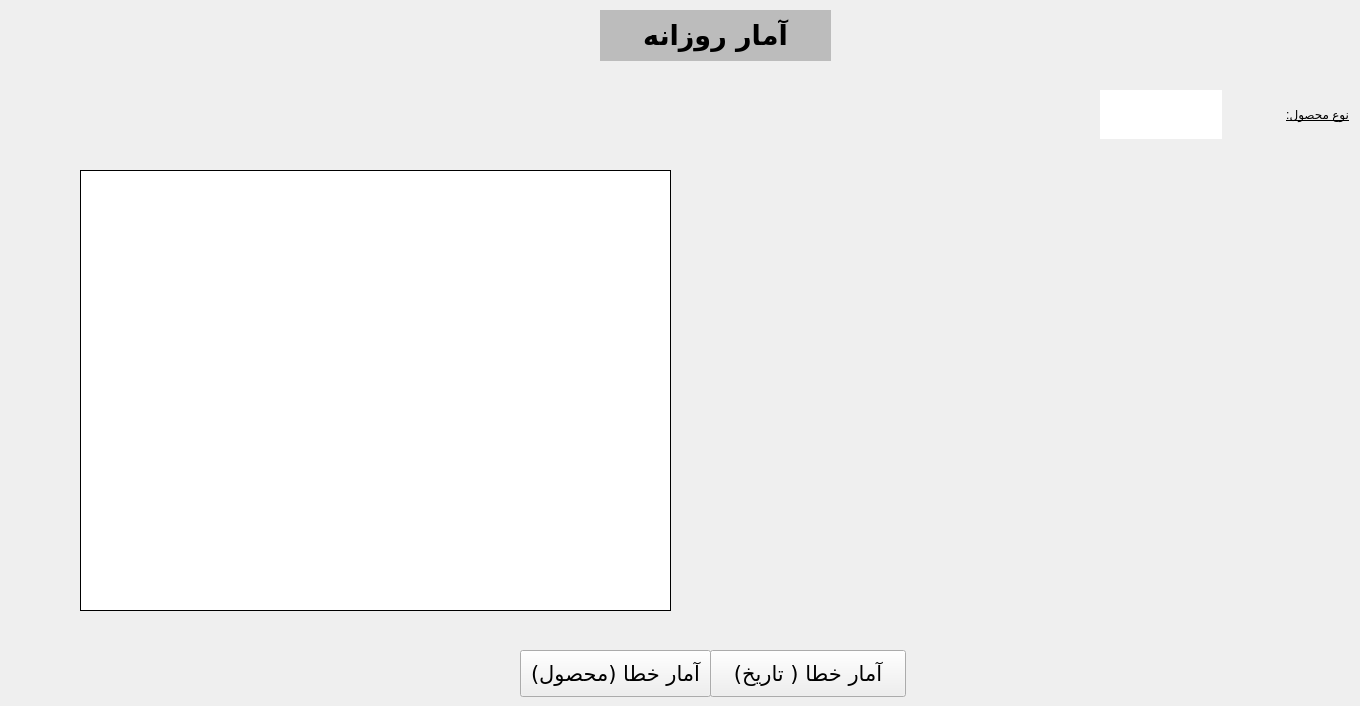
      <widget class="QWidget" name="tab_6">
       <attribute name="title">
        <string>Tab 1</string>
       </attribute>
       <widget class="PlotWidget" name="graphWidget" native="true">
        <property name="geometry">
         <rect>
          <x>80</x>
          <y>170</y>
          <width>591</width>
          <height>441</height>
         </rect>
        </property>
        <property name="styleSheet">
         <string notr="true">background-color: rgb(255, 255, 255);
border-style: outset;
border-width: 1px;
border-color: rgb(0, 0, 0);</string>
        </property>
       </widget>
       <widget class="QLabel" name="label_24">
        <property name="geometry">
         <rect>
          <x>600</x>
          <y>10</y>
          <width>231</width>
          <height>51</height>
         </rect>
        </property>
        <property name="font">
         <font>
          <family>B Mitra</family>
          <pointsize>20</pointsize>
          <weight>75</weight>
          <bold>true</bold>
         </font>
        </property>
        <property name="layoutDirection">
         <enum>Qt::LeftToRight</enum>
        </property>
        <property name="styleSheet">
         <string notr="true">background-color: rgb(188, 188, 188);</string>
        </property>
        <property name="text">
         <string>آمار روزانه</string>
        </property>
        <property name="alignment">
         <set>Qt::AlignCenter</set>
        </property>
       </widget>
       <widget class="QPushButton" name="erDateReport">
        <property name="geometry">
         <rect>
          <x>710</x>
          <y>650</y>
          <width>196</width>
          <height>47</height>
         </rect>
        </property>
        <property name="font">
         <font>
          <family>B Mitra</family>
          <pointsize>16</pointsize>
         </font>
        </property>
        <property name="text">
         <string>آمار خطا ( تاریخ)</string>
        </property>
       </widget>
       <widget class="QPushButton" name="erProductReporrt">
        <property name="geometry">
         <rect>
          <x>520</x>
          <y>650</y>
          <width>191</width>
          <height>47</height>
         </rect>
        </property>
        <property name="font">
         <font>
          <family>B Mitra</family>
          <pointsize>16</pointsize>
         </font>
        </property>
        <property name="text">
         <string>آمار خطا (محصول)</string>
        </property>
       </widget>
       <widget class="QWidget" name="layoutWidget">
        <property name="geometry">
         <rect>
          <x>770</x>
          <y>170</y>
          <width>581</width>
          <height>441</height>
         </rect>
        </property>
        <layout class="QVBoxLayout" name="pieChartLayout"/>
       </widget>
       <widget class="QLabel" name="productType_2">
        <property name="geometry">
         <rect>
          <x>1100</x>
          <y>90</y>
          <width>122</width>
          <height>49</height>
         </rect>
        </property>
        <property name="styleSheet">
         <string notr="true">background-color: rgb(255, 255, 255);</string>
        </property>
        <property name="text">
         <string/>
        </property>
       </widget>
       <widget class="QLabel" name="label">
        <property name="geometry">
         <rect>
          <x>1228</x>
          <y>90</y>
          <width>121</width>
          <height>49</height>
         </rect>
        </property>
        <property name="layoutDirection">
         <enum>Qt::RightToLeft</enum>
        </property>
        <property name="styleSheet">
         <string notr="true">color: rgb(0, 0, 0);
text-decoration: underline;
font: 16pt &quot;B Mitra&quot;;</string>
        </property>
        <property name="text">
         <string>نوع محصول:</string>
        </property>
       </widget>
      </widget>
